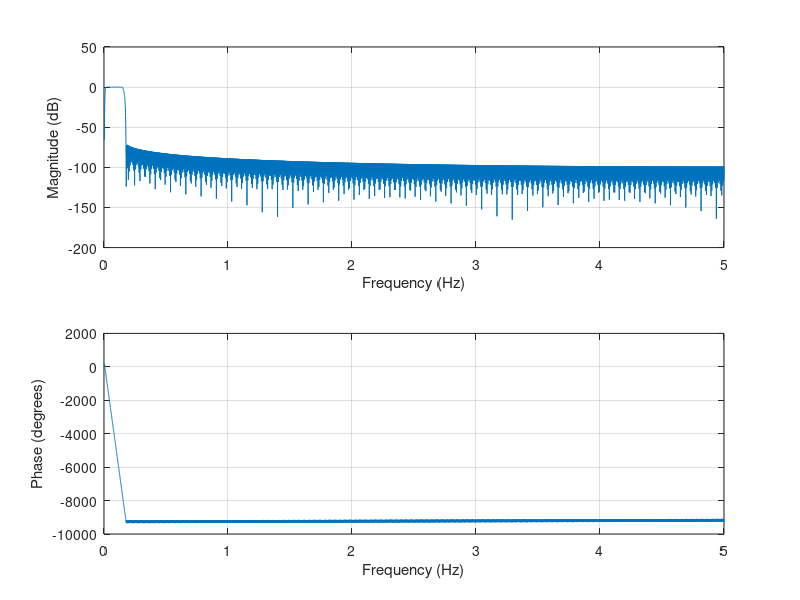
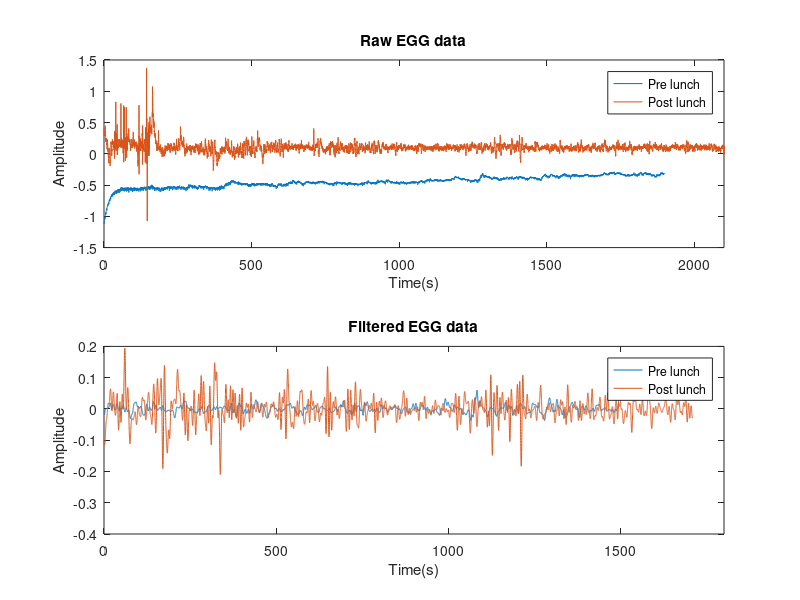
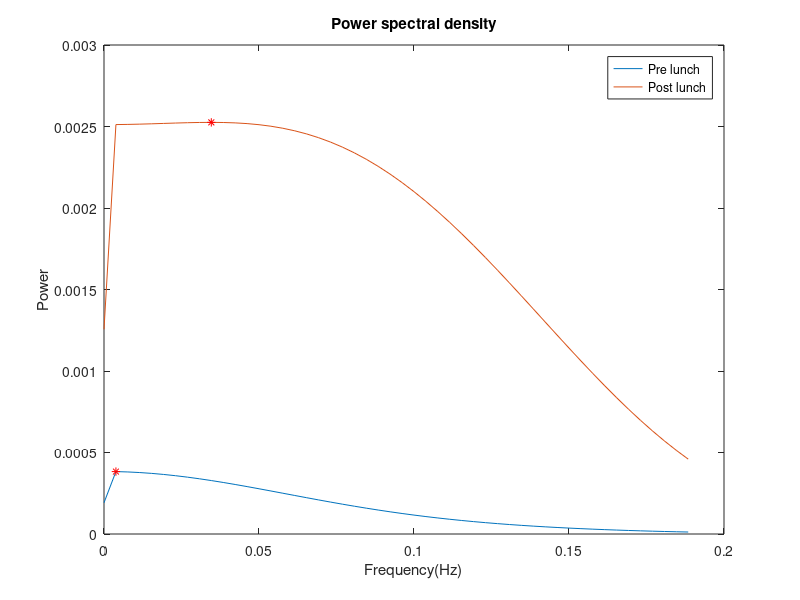

The MATLAB script that drew these images, in order: (Note: this script raises an error after producing the figures.)
%%%%%%%%%%%%%%%%%%%%%%%%%%%%%%%%%%%%%%%%%%%%%%%%%%%%%%%%%%%%%%%%%%%%%%%%%%%%%%%%%%%%%%%%%%%%
% The author of the code is Sanket S Houde working under Dr.Pragathi
% Balasubramani at Department of Cognitive Sciences, IIT Kanpur. You can
% reach me or Dr. Pragathi via our email IDs. 
% Sanket S Houde - sankethoude@gmail.com
% Dr. Pragathi Balasubramani - pbalasub@iitk.ac.in
%%%%%%%%%%%%%%%%%%%%%%%%%%%%%%%%%%%%%%%%%%%%%%%%%%%%%%%%%%%%%%%%%%%%%%%%%%%%%%%%%%%%%%%%%%%%%

%%%%%%%%%%%%%%%%%%%%%%%%%%%%%%%%%%%%%%%%%%%%%%%%%%%%%%%%%%%%%%%%%%%%%%%%%%%%%%%%%%%%%%%%%%%%
% Requirements : 
% 1. Pre-condition file(.mat format)    2. Post-condition file (.mat format)
% What it does ?
% 1. Filters the EGG data 
% 2. Calculates the Power Spectral Density (PSD) using padding of the
% signals. Calculates dominant frequency and power using the PSD.
% 3. Calculates the percentage of 1 min windows which had dominant
% frequency in normogastric, tachygstric and bradygastric ranges. 
% 4. Calculates the wave propogation using the 2d fft method. 
% Reference : https://journals.plos.org/plosbiology/article?id=10.1371/journal.pbio.3000487
%%%%%%%%%%%%%%%%%%%%%%%%%%%%%%%%%%%%%%%%%%%%%%%%%%%%%%%%%%%%%%%%%%%%%%%%%%%%%%%%%%%%%%%%%%%%
%% Loading files
%addpath(genpath('C:\Users\sanke\Downloads\NIMHANS_EGG_Workshop\adinstruments_sdk_matlab-master'));
%adi.convert('C:\Users\sanke\Downloads\NIMHANS_EGG_Workshop\HC4_post_lunch_EGG.adicht');
raw_egg_pre = load('HC3_pre lunch_EGG.mat');
raw_egg_post = load('HC4_post_lunch_EGG.mat');

%% Creating a egg signal file
egg_sig_pre = [];
egg_sig_pre(1,:) = raw_egg_pre.data__chan_1_rec_1;
egg_sig_pre(2,:) = raw_egg_pre.data__chan_2_rec_1;
egg_sig_pre(3,:) = raw_egg_pre.data__chan_3_rec_1;
egg_sig_pre(4,:) = raw_egg_pre.data__chan_4_rec_1;
egg_sig_pre(5,:) = raw_egg_pre.data__chan_5_rec_1;
egg_sig_pre(6,:) = raw_egg_pre.data__chan_6_rec_1;
egg_sig_pre(7,:) = raw_egg_pre.data__chan_7_rec_1;
egg_sig_pre(8,:) = raw_egg_pre.data__chan_8_rec_1;
egg_sig_pre = fillmissing(egg_sig_pre, 'previous'); %To take care of missing points

egg_sig_post = [];
egg_sig_post(1,:) = raw_egg_post.data__chan_1_rec_2;
egg_sig_post(2,:) = raw_egg_post.data__chan_2_rec_2;
egg_sig_post(3,:) = raw_egg_post.data__chan_3_rec_2;
egg_sig_post(4,:) = raw_egg_post.data__chan_4_rec_2;
egg_sig_post(5,:) = raw_egg_post.data__chan_5_rec_2;
egg_sig_post(6,:) = raw_egg_post.data__chan_6_rec_2;
egg_sig_post(7,:) = raw_egg_post.data__chan_7_rec_2;
egg_sig_post(8,:) = raw_egg_post.data__chan_8_rec_2;
egg_sig_post = fillmissing(egg_sig_post, 'previous'); %To take care of missing points

%% Broadband filtering the EGG channels 

srate               = 10;
center_frequency    = 0.07;        
bandwidth           = 0.08;
transition_width    = 0.15;
nyquist             = srate/2;
ffreq(1)            = 0;
ffreq(2)            = (1-transition_width)*(bandwidth - center_frequency);
ffreq(3)            = (bandwidth - center_frequency);
ffreq(4)            = (center_frequency+bandwidth);
ffreq(5)            = (1+transition_width)*(center_frequency+bandwidth);
ffreq(6)            = nyquist;
ffreq               = ffreq/nyquist;
fOrder              = 3; % in cycles
filterOrder         = fOrder*fix(srate/(bandwidth - center_frequency)); %in samples
idealresponse       = [ 0 0 1 1 0 0 ];
filterweights       = fir2(filterOrder,ffreq,idealresponse);
figure;freqz(filterweights,1,[],10);

% filter
%EGG_filt = EGG_raw;
egg_length_post = size(egg_sig_post,2);
egg_sig_padded_post = [zeros(10000,8) ; egg_sig_post' ; zeros(225100 - egg_length_post,8)];
egg_length_pre = size(egg_sig_pre,2);
egg_sig_padded_pre = [zeros(10000,8) ; egg_sig_pre' ; zeros(225100 - egg_length_pre,8)];
disp('Filtering EGG - this will take some time');
s1_filt_post   = filtfilt(filterweights,1,egg_sig_padded_post);
s1_filt_pre   = filtfilt(filterweights,1,egg_sig_padded_pre);
fprintf('filtered\n');

%Chopping off the padding and 2000 points at the start and end 
s1_filt_post = s1_filt_post(12000:egg_length_post+8000,:); 
s1_filt_pre = s1_filt_pre(12000:egg_length_pre+8000,:);

%% Plotting raw EGG and filtered EGG data

figure;
subplot(2,1,2)
plot(linspace(0,size(s1_filt_pre,1)/10.0,size(s1_filt_pre,1)),s1_filt_pre(:,4));hold on;
plot(linspace(0,size(s1_filt_post,1)/10.0,size(s1_filt_post,1)),s1_filt_post(:,4)); hold off;
ylabel('Amplitude'); xlabel('Time(s)');
xlim([0,1800])
legend({'Pre lunch','Post lunch'});
title('Filtered EGG data');

subplot(2,1,1)
plot(linspace(0,size(egg_sig_pre,2)/10.0,size(egg_sig_pre,2)),egg_sig_pre(4,:)');hold on;
plot(linspace(0,size(egg_sig_post,2)/10.0,size(egg_sig_post,2)),egg_sig_post(4,:)'); hold off;
ylabel('Amplitude'); xlabel('Time(s)');
xlim([0,2100])
legend({'Pre lunch','Post lunch'});
title('Raw EGG data')

%% Padded PSD calculation 

% This is the PSD by padding the windows for preprandial recording  
fs_egg = 10; %Hz
windows = floor(size(s1_filt_pre,1) / (60*fs_egg));
electrode = 4;
pxx_pre = [];
for i = 1:windows
    egg_sig = s1_filt_pre(((60*fs_egg)*(i-1))+1:60*fs_egg*i,electrode); %Taking a window of the signal
    egg_sig_padded = [zeros(1000,1) ; egg_sig ; zeros(1000,1)]; %Zero padding the signal
    %Calculating the psd
    fft_length = size(egg_sig_padded,1);
    [pxx_pre(:,i),freq] = pwelch(egg_sig_padded,[],[],fft_length,fs_egg);
    %figure;plot(freq(1:250),pxx_pre(1:250,i));
end

% This is the PSD by padding the windows for postprandial recording  
fs_egg = 10;
windows = floor(size(s1_filt_post,1) / (60*fs_egg));
electrode = 4; 
pxx_post = [];
for i = 1:windows
    egg_sig = s1_filt_post(((60*fs_egg)*(i-1))+1:60*fs_egg*i,electrode); %Taking a window of the signal
    egg_sig_padded = [zeros(1000,1) ; egg_sig ; zeros(1000,1)]; %Zero padding the signal
    %Calculating the psd
    fft_length = size(egg_sig_padded,1);
    [pxx_post(:,i),freq] = pwelch(egg_sig_padded,[],[],fft_length,fs_egg);
    %figure;plot(freq(1:250),pxx_post(1:250,i));
end

%% Calculating the dominant frequency and power

%Calculating the power spectrum by averaging the windows
psd_post = mean(pxx_post,2);
psd_pre = mean(pxx_pre,2);

%%Plotting the figures

% Getting the dominant power and freq
dom_power_pre = max(psd_pre);
dom_freq_pre = freq(find(psd_pre == dom_power_pre));

dom_power_post = max(psd_post);
dom_freq_post = freq(find(psd_post == dom_power_post));


figure;
plot(freq(1:50),psd_pre(1:50));hold on;
plot(freq(1:50),psd_post(1:50))
plot(dom_freq_pre,dom_power_pre,'r*');
plot(dom_freq_post,dom_power_post,'r*');hold off;
title('Power spectral density');
ylabel('Power'); xlabel('Frequency(Hz)');
legend({'Pre lunch','Post lunch'})

%{
figure;plot(freq(1:50),psd_pre(1:50));
title('Welchs periodogram of pre lunch recording ');
xlabel('Frequency (Hz)');
ylabel('Power')
txt = append('\leftarrow Dominant power = ' , num2str(dom_power));
text(dom_freq,dom_power,txt,'FontSize',14)
fprintf('Dominant Frequency in pre lunch recording = %f \n',dom_freq);

dom_power = max(psd_post);
dom_freq = freq(find(psd_post == dom_power));

figure;plot(freq(1:50),psd_post(1:50));
title('Welchs periodogram of post lunch recording ');
xlabel('Frequency (Hz)');
ylabel('Power')
txt = append('\leftarrow Dominant power = ' , num2str(dom_power));
text(dom_freq,dom_power,txt,'FontSize',14)
fprintf('Dominant Frequency in post lunch recording = %f \n ',dom_freq);
%}


%% Calculating percentage of normogastria, bradygastria, tachygastria

idx = find(freq > 0.0083 & freq < 1.5); %Finding indices in the range of interest

% For pre lunch
normo_count = 0;
tachy_count = 0;
brady_count = 0;
dom_freq = [];
dom_power = []; 

for i = 1:size(pxx_pre,2)

    dom_power(i) = max(pxx_pre(idx,i));
    dom_freq(i) = freq(find(pxx_pre(:,i) == dom_power(i)));

    if dom_freq(i) > 0.0083 & dom_freq(i) < 0.03
        brady_count = brady_count + 1;
    elseif dom_freq(i) > 0.03 & dom_freq(i) < 0.07
        normo_count = normo_count + 1;
    elseif dom_freq(i) > 0.07 & dom_freq(i) < 0.15
        tachy_count = tachy_count + 1;
    end

end

tachy_perc_pre = (tachy_count / size(pxx_pre,2))*100;
brady_perc_pre = (brady_count / size(pxx_pre,2))*100;
normo_perc_pre = (normo_count / size(pxx_pre,2))*100;

%fprintf('For pre lunch recording \n\n');
%fprintf('Tachygastric percentage = %f \n',tachy_perc);
%fprintf('Bradygastric percentage = %f \n',brady_perc);
%fprintf('Normogastric percentage = %f \n\n',normo_perc);

% For post lunch 

normo_count = 0;
tachy_count = 0;
brady_count = 0;
dom_freq = [];
dom_power = [];

for i = 1:size(pxx_post,2)

    dom_power(i) = max(pxx_post(idx,i));
    dom_freq(i) = freq(find(pxx_post(:,i) == dom_power(i)));

    if dom_freq(i) > 0.0083 & dom_freq(i) < 0.03
        brady_count = brady_count + 1;
    elseif dom_freq(i) > 0.03 & dom_freq(i) < 0.07
        normo_count = normo_count + 1;
    elseif dom_freq(i) > 0.07 & dom_freq(i) < 0.15
        tachy_count = tachy_count + 1;
    end

end

tachy_perc_post = (tachy_count / size(pxx_pre,2))*100;
brady_perc_post = (brady_count / size(pxx_pre,2))*100;
normo_perc_post = (normo_count / size(pxx_pre,2))*100;

%fprintf('For post lunch recording \n\n');
%fprintf('Tachygastric percentage = %f \n',tachy_perc);
%fprintf('Bradygastric percentage = %f \n',brady_perc);
%fprintf('Normogastric percentage = %f \n',normo_perc);

%%% Barplots
x = {'Bradygastric','Normogastric','Tachygastric'};
vals = [brady_perc_pre, brady_perc_post; normo_perc_pre, normo_perc_post; tachy_perc_pre, tachy_perc_post];
figure; bar(x,vals);
legend({'Pre lunch','Post lunch'});
title('Percentage of Normogastria/Tachygastria/Bradygastria ');
ylabel('Percentage');

%% Slow wave propagation

electrodes = [3,5,4,1]; %electrodes' order
fs_egg = 10; %Hz

%Filtering in the normogastric range 
egg_length_post = size(egg_sig_post,2);
egg_sig_padded_post = [zeros(10000,8) ; egg_sig_post' ; zeros(225100 - egg_length_post,8)];
egg_length_pre = size(egg_sig_pre,2);
egg_sig_padded_pre = [zeros(10000,8) ; egg_sig_pre' ; zeros(225100 - egg_length_pre,8)];
disp('Filtering EGG - this will take some time');
s1_filt_post = bandpass(egg_sig_padded_post,[0.03 0.07],fs_egg);
s1_filt_pre = bandpass(egg_sig_padded_pre,[0.03 0.07],fs_egg);
fprintf('filtered\n');

%Chopping off the padding and 2000 points at the start and end 
s1_filt_post = s1_filt_post(12000:egg_length_post+8000,:); 
s1_filt_pre = s1_filt_pre(12000:egg_length_pre+8000,:);

% For pre and post prandial
[FW_pre, BW_pre] = logratio_EGG(s1_filt_pre(:,electrodes)','Pre-prandial EGG data');
[FW_post, BW_post] = logratio_EGG(s1_filt_post(:,electrodes)','Post-prandial EGG data');

% Calculating Log ratios
logratio_pre = log(FW_pre./BW_pre);
logratio_post = log(FW_post./BW_post);

%Printing the log-ratios
fprintf('Log ratio for Pre-prandial : %f\n', logratio_pre);
fprintf('Log ratio for post-prandial : %f\n', logratio_post);

%% Function to find boundaries

function [thX1,thX2]=findingXboundaries(twod_fft,fx)

    %this is just a makiavelic way to find the boundaries of the interesting frequencies (i.e. thX1,thX2) ##to improve
    sumFFT=sum(twod_fft);
    threshold=0.05*max(sumFFT);
    [aa,var]=sort(abs(sumFFT-threshold));
    var=var(1:40); %40 big enough not to cut. ##to improve
    thX1=fx(min(var));
    thX2=fx(max(var));

end

%% Function to find logratios in EGG data 

function [FW, BW] = logratio_EGG(egg_sig, title_str)
   % Calculating number of 1 min epochs 
   num_epochs = size(egg_sig,2) / (60*10); % Divided by 60s*10Hz (10 Hz is the sampling rate)
   
   % Setup plot
   time_points = linspace(0,60,600); %seconds
   num_electrodes = size(egg_sig,1);
   clims = [0 5];
   
   figure(1), clf
   subplot(211)
   imageh = imagesc(rand(num_electrodes,length(time_points)));
   ylabel('Layers'); xlabel('Time (s)');
   title('Space Domain')

   subplot(223)
   amph = imagesc(rand(num_electrodes,length(time_points)));
   axis xy
   clim(clims);
   title('Amplitude spectrum')

   subplot(224)
   x = {'Forward', 'Backward'};
   y = [1 1];
   phaseh = bar(x,y);
   axis xy
   title('Propagation strengths')
   
   tempFW = [];
   tempBW = [];

   for epoch = 1:num_epochs
                 
       % Computing 2d fft
       egg_sig_1min = egg_sig(:,1+(epoch-1)*60*10:epoch*60*10);
       twod_fft = abs(fftshift(fft2(egg_sig_1min)));

       a=1; %width pixel to compute the frequency

       [m,n]=size(egg_sig_1min); %numberPixel x and y
       
       samplingRate = 10; %Hertz
       durationSignal=n/samplingRate; %it's in second.
       dF = 1/durationSignal;
       fx = -samplingRate/2:dF:samplingRate/2-dF;
       fy=((1)/2)*linspace(-1,1,m);

       [thX1,thX2]=findingXboundaries(twod_fft,fx);

       upperPart=twod_fft(fy>0,(fx<0 & fx>thX1));
       lowerPart=twod_fft(fy<0,(fx<0 & fx>thX1));

       tempFW(epoch) = mean(upperPart(:));
       tempBW(epoch) = mean(lowerPart(:));

       %update plots
       set(imageh, 'CData', egg_sig_1min);
       set(amph, 'CData', twod_fft);
       set(phaseh, 'YData', [tempFW(epoch), tempBW(epoch)]);
       sgtitle(title_str)
       pause(1.0)

   end

       FW = mean(tempFW);
       BW = mean(tempBW);
end
    
%% Reserve code 
%{
%% dPLI between two electrodes

% Filter signal in the normogastric range

fprintf('Being filtered\n')
egg_length_post = size(egg_sig_post,2);
egg_sig_padded_post = [zeros(10000,8) ; egg_sig_post' ; zeros(10000,8)];
s1_filt_post = bandpass(egg_sig_padded_post,[0.03 0.07],10);
%Chopping off the padding and 2000 points at the end and the start
s1_filt_post = s1_filt_post(12000:egg_length_post+8000,:);

egg_length_pre = size(egg_sig_pre,2);
egg_sig_padded_pre = [zeros(10000,8) ; egg_sig_pre' ; zeros(10000,8)];
s1_filt_pre = bandpass(egg_sig_padded_pre,[0.03 0.07],10);
%Chopping off the padding and 2000 points at the end and the start
s1_filt_pre = s1_filt_pre(12000:egg_length_pre+8000,:);

fprintf('Filtering done\n')

%%% Calculating dPLI in the pre lunch recording
e1 = 2; %Electrode
e2 = 6;
fs_egg = 10;
windows = floor(size(s1_filt_pre,1) / (60*fs_egg));
dPLI_pre = [];

for j = 1:windows
    egg_sig = s1_filt_pre(((60*fs_egg)*(j-1))+1:60*fs_egg*j,[e1,e2]); %Taking a window of the signal
    
    % Hilbert transform
    eggH = hilbert(egg_sig);
    angle_egg = angle(eggH);

    % directed PLI
    phase_diff_TS = imag(exp(1i*(angle_egg(:,1)-angle_egg(:,2))));
    dPLI_pre(j) = mean(heaviside(phase_diff_TS));
end
%parameters
back_perc_pre = (sum(dPLI_pre < 0.5)/windows)*100;
forward_perc_pre = (sum(dPLI_pre > 0.5)/windows)*100;
mean_forward_pre = mean(dPLI_pre(dPLI_pre > 0.5));
mean_back_pre = mean(dPLI_pre(dPLI_pre < 0.5));

%%% Calculating dPLI in the post lunch recording
fs_egg = 10;
windows = floor(size(s1_filt_post,1) / (60*fs_egg));
dPLI_post = [];

for j = 1:windows
    egg_sig = s1_filt_post(((60*fs_egg)*(j-1))+1:60*fs_egg*j,[e1,e2]); %Taking a window of the signal
    
    % Hilbert transform
    eggH = hilbert(egg_sig);
    angle_egg = angle(eggH);

    % directed PLI
    phase_diff_TS = imag(exp(1i*(angle_egg(:,1)-angle_egg(:,2))));
    dPLI_post(j) = mean(heaviside(phase_diff_TS));
end

%parameters
back_perc_post = (sum(dPLI_post < 0.5)/windows)*100;
forward_perc_post = (sum(dPLI_post > 0.5)/windows)*100;
mean_forward_post = mean(dPLI_post(dPLI_post > 0.5));
mean_back_post = mean(dPLI_post(dPLI_post < 0.5));

%%% Barplots for showing the metrics

x = {'Back propagation','Forward propagation'};
vals = [back_perc_pre, back_perc_post; forward_perc_pre,forward_perc_post];
figure; bar(x,vals);
legend({'Pre lunch','Post lunch'});
title('Normogastric wave propogation percentage');
ylabel('Propagation percentage');

x = {'Back propagation','Forward propagation'};
vals = [mean_back_pre, mean_back_post; mean_forward_pre,mean_forward_post];
figure; bar(x,vals);hold on;
yline(0.5,'--');
legend({'Pre lunch','Post lunch'});
title('Strength of propogation');
ylabel('dPLI');

%% Slow wave propogation

fs_egg = 10;
e1 = 2;
e2 = 6;

%Post lunch recording
windows = floor(size(s1_filt_post,1) / (60*fs_egg));
lag_win_count_post = 0;
lag_strength_post = [];
lead_win_count_post = 0;
lead_strength_post = [];
lag_length = 3*fs_egg;


for i=1:windows
    [c,lags] = xcov(s1_filt_post(((60*fs_egg)*(i-1))+1:60*fs_egg*i,e1),s1_filt_post(((60*fs_egg)*(i-1))+1:60*fs_egg*i,e2));
    %figure;stem(lags,c);
    if(lags(find(c==max(c))) > lag_length)
        lead_win_count_post = lead_win_count_post + 1;
        lead_strength_post(lead_win_count_post) = abs(lags(c==max(c)));
    end    
    
    if(lags(find(c==max(c))) < -lag_length)
        lag_win_count_post = lag_win_count_post + 1;
        lag_strength_post(lag_win_count_post) = abs(lags(c==max(c)));
    end
    
end
lag_perc_post = lag_win_count_post / windows;
lead_perc_post = lead_win_count_post / windows;

%Pre lunch recording
fs_egg = 10;
windows = floor(size(s1_filt_pre,1) / (60*fs_egg));
lag_win_count_pre = 0;
lag_strength_pre = [];
lead_win_count_pre = 0;
lag_strength_pre = [];

for i=1:windows
    [c,lags] = xcov(s1_filt_pre(((60*fs_egg)*(i-1))+1:60*fs_egg*i,e1),s1_filt_pre(((60*fs_egg)*(i-1))+1:60*fs_egg*i,e2));
    %figure;stem(lags,c);
    if(lags(find(c==max(c))) > lag_length)
        lead_win_count_pre = lead_win_count_pre + 1;
        lead_strength_pre(lead_win_count_pre) = abs(lags(c==max(c)));
    end    
    
    if(lags(find(c==max(c))) < -lag_length)
        lag_win_count_pre = lag_win_count_pre + 1;
        lag_strength_pre(lag_win_count_pre) = abs(lags(c==max(c)));
    end
end
lag_perc_pre = lag_win_count_pre / windows;
lead_perc_pre = lead_win_count_pre / windows;

% barplots 
x = {'Back propagation','Forward propagation'};
vals = [lag_perc_pre, lag_perc_post; lead_perc_pre,lead_perc_post];
figure; bar(x,vals);
legend({'Pre lunch','Post lunch'});
title('Normogastric wave propogation percentage');
ylabel('Propagation percentage');

x = {'Back propagation','Forward propagation'};
vals = [mean(lag_strength_pre)/fs_egg, mean(lag_strength_post)/fs_egg; mean(lead_strength_pre)/fs_egg,mean(lead_strength_post)/fs_egg];
figure; bar(x,vals);
legend({'Pre lunch','Post lunch'});
title('Strength of propogation');
ylabel('Averaged time lag(s)');
%}